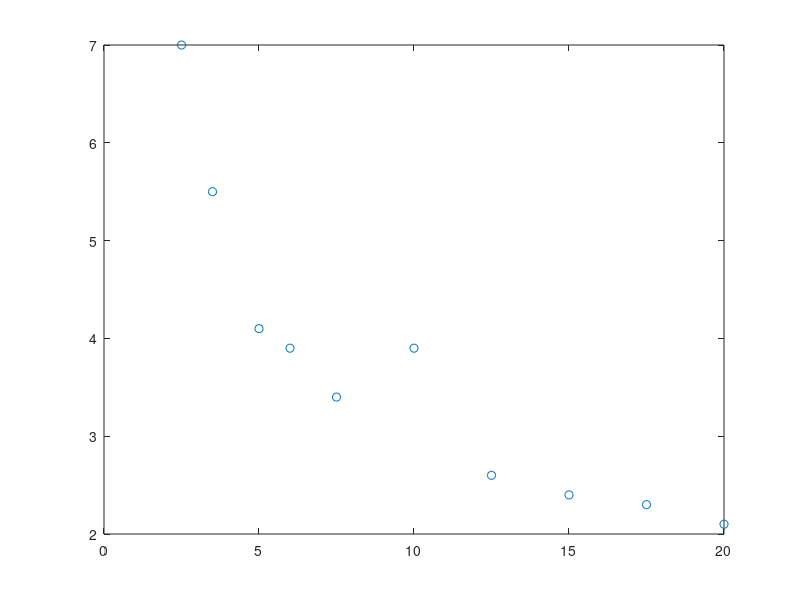

Recreate this plot in MATLAB. (Note: this script raises an error after producing the figure.)
% Akhil Potla (ap44876)

x=[2.5, 3.5, 5, 6, 7.5, 10, 12.5, 15, 17.5, 20];
y=[7, 5.5, 4.1, 3.9, 3.4, 3.9, 2.6, 2.4, 2.3, 2.1];

plot(x,y, 'o')
hold on
[a0, a1, r2] = LinearRegression(x,y);

plot(x, a0+a1*x)
set(gca, 'fontsize', 18)
X = log(x);
Y = log(y);
[A0,A1,R2] = LinearRegression(X,Y);

a2=exp(A0)

b2=A1;
hold on
plot(x, a2*x.^b2)